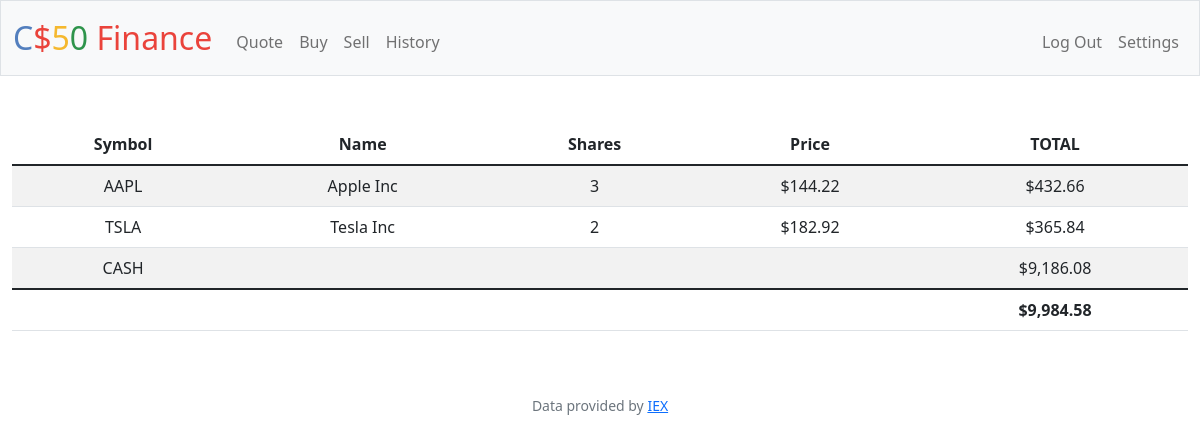
The page / (signed in) on the database its author committed.
### tables this page shows
CREATE TABLE transactions (
    id INTEGER PRIMARY KEY AUTOINCREMENT,
    user_id INTEGER NOT NULL,
    name TEXT NOT NULL,
    shares INTEGER NOT NULL,
    price NUMERIC NOT NULL,
    type TEXT NOT NULL,
    symbol TEXT NOT NULL,
    time TIMESTAMP DEFAULT CURRENT_TIMESTAMP,
    FOREIGN KEY(user_id) REFERENCES users(id)
);

CREATE TABLE users (id INTEGER PRIMARY KEY AUTOINCREMENT NOT NULL, username TEXT NOT NULL, hash TEXT NOT NULL, cash NUMERIC NOT NULL DEFAULT 10000.00);

### app.py (the view)
@app.route("/")
@login_required
def index():
    user_id = session["user_id"]
    stocks = db.execute(
        "SELECT symbol, name, price, SUM(shares) as totalShares FROM transactions WHERE user_id = ? GROUP BY symbol", user_id)
    cash = db.execute("SELECT cash FROM users WHERE id = ?", user_id)[0]["cash"]
    total = cash
    for stock in stocks:
        total += stock["price"] * stock["totalShares"]
    return render_template("index.html", stocks=stocks, cash=cash, usd=usd, total=total)

### app.py (called while the page is built)
@app.after_request
def after_request(response):
    response.headers["Cache-Control"] = "no-cache, no-store, must-revalidate"
    response.headers["Expires"] = 0
    response.headers["Pragma"] = "no-cache"
    return response

### helpers.py (called while the page is built)
def login_required(f):
    @wraps(f)
    def decorated_function(*args, **kwargs):
        if session.get("user_id") is None:
            return redirect("/login")
        return f(*args, **kwargs)
    return decorated_function

def usd(value):
    return f"${value:,.2f}"

### templates/index.html
{% extends "layout.html" %} {% block title %} Home {% endblock %} {% block main %}
<table class="table table-striped">
    <thead>
        <tr>
            <th>Symbol</th>
            <th>Name</th>
            <th>Shares</th>
            <th>Price</th>
            <th>TOTAL</th>
        </tr>
    </thead>
    <tbody>
        {% for stock in stocks %}
        <tr>
            <td> {{ stock["symbol"] }} </td>
            <td> {{ stock["name"] }} </td>
            <td> {{ stock["totalShares"] }} </td>
            <td> {{ usd(stock["price"]) }} </td>
            <td> {{ usd(stock["totalShares"] * stock["price"]) }} </td>
        </tr>
        {% endfor %}
        <tr>
            <td>CASH</td>
            <td colspan="3"></td>
            <td>{{ usd(cash) }}</td>
        </tr>
    </tbody>
    <tfoot>
        <td colspan="4"></td>
        <td><strong> {{ usd(total) }} </strong></td>
    </tfoot>
</table>
{% endblock %}

### rows shown on the page
transactions: symbol "TSLA", name "Tesla Inc", totalShares "2", price "$182.92", totalShares "$365.84"
users: cash "$9,186.08"

### other values the page prints
{{ stock["symbol"] }} "AAPL"
{{ stock["name"] }} "Apple Inc"
{{ stock["totalShares"] }} "3"
{{ usd(stock["price"]) }} "$144.22"
{{ usd(stock["totalShares"] * stock["price"]) }} "$432.66"
{{ usd(total) }} "$9,984.58"
